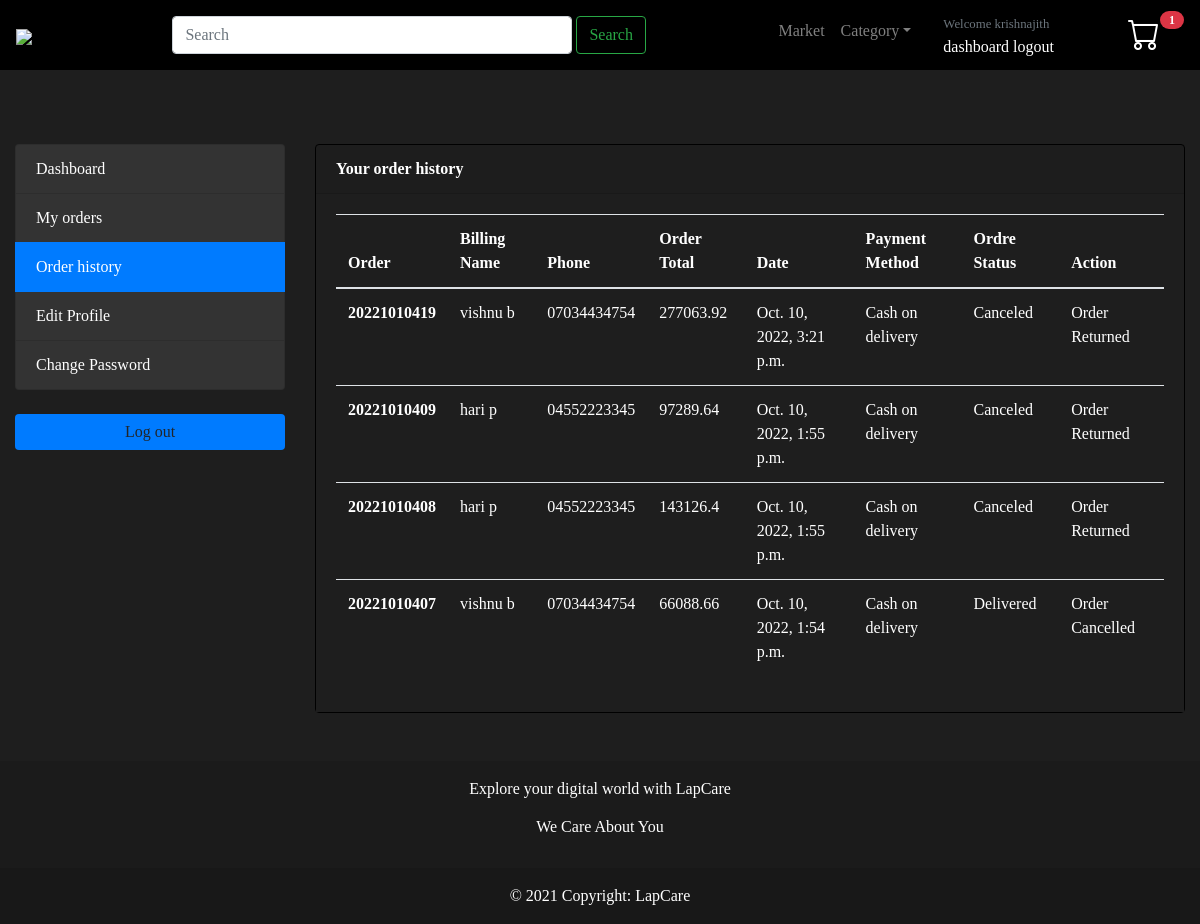
The page /register/order_history/ (signed in) on the database as committed earlier.
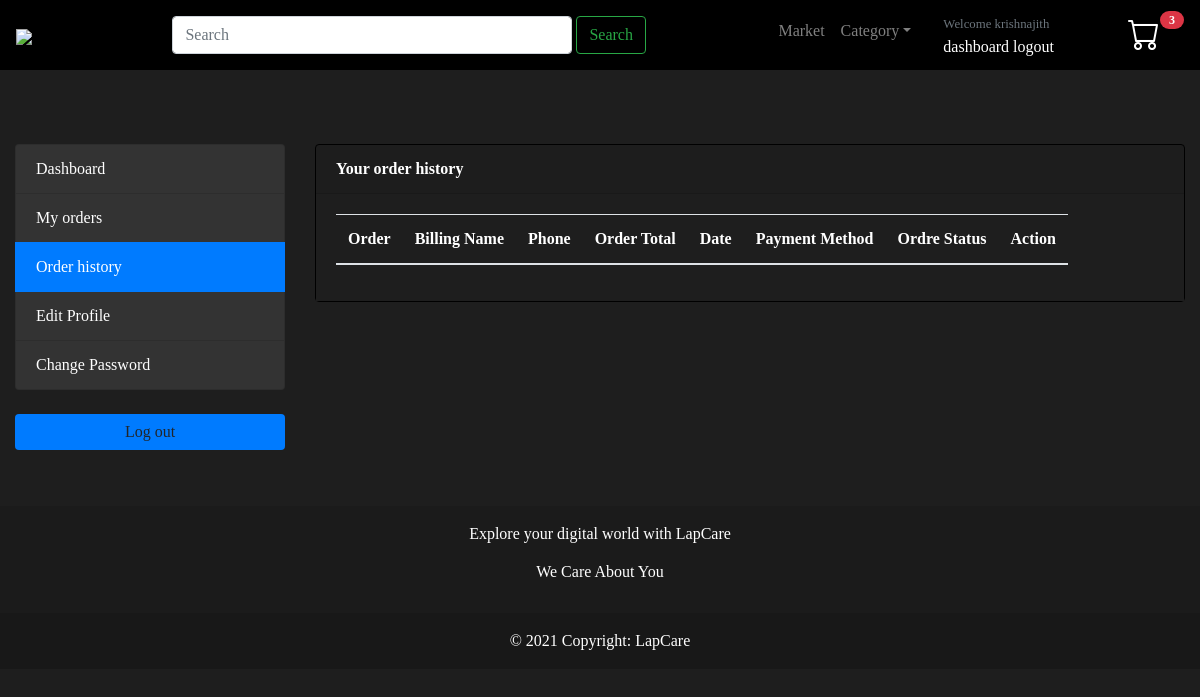
The same page on the database as committed later.
### accounts/models.py (models this page shows, shortened)
class Account(AbstractBaseUser):
    first_name = models.CharField(max_length=50)
    last_name = models.CharField(max_length=50)
    username = models.CharField(max_length=50, unique=True)
    email = models.EmailField(max_length=100, unique=True)
    phone_number = models.CharField(max_length=50)
    date_joined = models.DateTimeField(auto_now_add=True)
    last_login = models.DateTimeField(auto_now_add=True)
    is_admin = models.BooleanField(default=False)
    is_staff = models.BooleanField(default=False)
    is_active = models.BooleanField(default=False)
    is_superadmin = models.BooleanField(default=False)
    is_user = models.BooleanField(default=False)
    USERNAME_FIELD = "email"
    REQUIRED_FIELDS = ["username", "first_name", "last_name"]
    objects = MyAccountManager()

### order/models.py (models this page shows, shortened)
class OrderProduct(models.Model):
    order = models.ForeignKey(Order, on_delete=models.CASCADE)
    payment = models.ForeignKey(
        Payment, on_delete=models.SET_NULL, blank=True, null=True
    )
    user = models.ForeignKey(Account, on_delete=models.CASCADE,null=True)
    product = models.ForeignKey(Products, on_delete=models.CASCADE)
    status = models.CharField(max_length=50, choices=STATUS1, default="New")
    variations = models.ManyToManyField(Variation, blank=True)
    quantity = models.IntegerField()
    product_price = models.FloatField()
    orderproduct_cancel = models.BooleanField(default=False)
    created_at = models.DateTimeField(auto_now_add=True)
    updated_at = models.DateTimeField(auto_now=True)
    return_status=models.BooleanField(default=True,blank=True,null=True)
    def __str__(self):
        return self.product.product_name

class Order(models.Model):
    STATUS = (
        ("New", "New"),
        ("Accepted", "Accepted"),
        ("Completed", "Completed"),
        ("Cancelled", "Cancelled"),
    )
    methods_payment = (
        ("Paypal", "Paypal"),
        ("Rasopay", "Rasopay"),
        ("Cod", "Cash on delivery"),
    )
    user = models.ForeignKey(Account, on_delete=models.SET_NULL, null=True)
    payment = models.ForeignKey(
        Payment, on_delete=models.SET_NULL, blank=True, null=True
    )
    final_discount =models.IntegerField(blank=True,null=True)
    discountnew=models.IntegerField(default=0,null=True,blank=True)
    order_number = models.CharField(max_length=50)
    first_name = models.CharField(max_length=50)
    last_name = models.CharField(max_length=50)
    phone_number = models.CharField(max_length=15)
    email = models.EmailField(max_length=50)
    address_line_1 = models.CharField(max_length=50)
    address_line_2 = models.CharField(max_length=50, blank=True)
    country = models.CharField(max_length=50)
    state = models.CharField(max_length=50)
    city = models.CharField(max_length=50)
    pincode = models.IntegerField()
    order_note = models.CharField(max_length=100, blank=True)
    order_total = models.FloatField()
    tax = models.FloatField()
    order_cancel=models.BooleanField(default=False,blank=True)
    status = models.CharField(max_length=50, choices=STATUS, default="New")
    ip = models.CharField(blank=True, max_length=20)
    is_ordered = models.BooleanField(default=False)
    created_at = models.DateTimeField(auto_now_add=True)
    updated_at = models.DateTimeField(auto_now=True)
    def full_name(self):
        return f"{self.first_name} {self.last_name}"#it is used to get the full name

class Payment(models.Model):
    user = models.ForeignKey(Account, on_delete=models.CASCADE)
    payment_id = models.CharField(max_length=100,blank=True)
    payment_method = models.CharField(max_length=100,blank=True)
    amount_paid = models.CharField(max_length=100,blank=True)
    status = models.CharField(max_length=100,blank=True)
    created_at = models.DateTimeField(auto_now_add=True)

### accounts/views.py (the view)
# urls.py: path('order_history/',views.order_history,name='order-history'),
def order_history(request):
    orders = Order.objects.filter(user_id=request.user, is_ordered=True).order_by(
        "-created_at"
    )  # - is descending
    order_products = OrderProduct.objects.filter(
        Q(user=request.user, orderproduct_cancel=True) | Q(return_status=False)
    ).order_by(
        "-created_at"
    )  # - is descending
    print("orderproduct", order_products)
    context = {
        "order_products": order_products,
        "orders": orders,
    }
    return render(request, "User/order_history.html", context)

### cart/context_processors.py (called while the page is built)
def counter(request):
    cart_count=0
    if 'admin' in request.path:
        return{}
    else:
        try:
            cart=Cart.objects.filter(cart_id=_cart_id(request))
            if request.user.is_authenticated:#if user is authenticated
                cart_items=CartItem.objects.all().filter(user=request.user)
            else:
                cart_items=CartItem.objects.all().filter(cart=cart[:1])
            for cart_item in cart_items:
                   cart_count=cart_count+cart_item.quantity
        except Cart.DoesNotExist:
            cart_count=0
    return dict(cart_count=cart_count)

### cart/views.py (called while the page is built)
def _cart_id(request):
    cart = request.session.session_key
    if not cart:
        cart = request.session.create()
    return cart

### category/context_processors.py (called while the page is built)
def menu_links(request):
    links=category.objects.all()
    return dict(links=links)

### category/models.py (called while the page is built)
    def get_url(self):
          return reverse("market_by_category",args=[self.slug])

### templates/User/order_history.html
{% extends 'User/base.html' %}
{% load static %}
{% block content %}
<section class="section-conten padding-y bg  mt-4 pt-4" >
    <div class="container-fluid  mt-4 pt-4 pb-5" style="background:#1e1e1e;">
        <div class="row">
      {% include "User/includes/dashboard_sidebar.html"%}
	<main class="col-lg-9 col-md-12">
		<article class="card">
		<header class="card-header">
			<strong class="d-inline-block mr-3">Your order history</strong>
		</header>
		<div class="card-body">
			<div class="row">
				<div class="col-md-12">
          <table class="table table-hover table-responsive">
            <thead>
              <tr>
                <th scope="col">Order</th>
                <th scope="col">Billing Name</th>
                <th scope="col">Phone</th>
                <th scope="col">Order Total</th>
                <th scope="col">Date</th>
                <th scope="col">Payment Method</th>
                <th scope="col">Ordre Status</th>
                <th scope="col">Action</th>
              </tr>
            </thead>
            <tbody>
              {% for order in order_products %}
          <tr>
            <th scope="row"><a href="{% url 'order-detail' order.order.order_number %}">{{order.order.order_number}}</a></th>
            <td>{{order.order.full_name}}</td>
            <td>{{order.order.phone_number}}</td>
            <td>{{order.order.order_total}}</td>
            <td>{{order.order.created_at}}</td>
            <td>{{order.order.payment.payment_method}}</td>
            <td>{{order.status}}</td>
          {% if order.return_status == False %}
           <td>Order Returned</td>
           {% else %}
           <td>Order Cancelled</td>
           {% endif %}
          </tr>
      {% endfor %}
        </tbody>
          </table>
				</div>
			</div>
		</div>
		</article>
	</main>
</div>
</div>
    </section>
{% endblock %}

### templates/User/base.html (shortened to what this page needs)
{% load static %}
<!DOCTYPE html>
<html lang="en">
  <head>
    <link
      href="https://unpkg.com/boxicons@2.1.4/css/boxicons.min.css"
      rel="stylesheet"
    />
    <link
      href="{% static 'user/dist1/css/bootstrap.min.css'%}"
      rel="stylesheet"
    />
    <link
      rel="stylesheet"
      href="https://cdn.jsdelivr.net/npm/bootstrap-icons@1.5.0/font/bootstrap-icons.css"
    />
  </head>
  <body>
    {% include "User/includes/header.html"%} {% block content%} {% load static
    %} {% endblock %}
    {% include "User/includes/footer.html" %}
  </body>
</html>

### templates/User/includes/header.html (shortened to what this page needs)
{% load static %}
<header>
  <nav id="nav-header-custom" class=" navbar fixed-top navbar-expand-lg navbar-dark bg-dark">
    <a class="navbar-brand" href="{% url 'home'%}"><img style="width:100%; height:auto; max-width:80px;"src="{% static 'assets/images/logo1.png'%}"></a>
    <div class="collapse navbar-collapse" id="navbarSupportedContent">
        <form class="form-inline mx-auto my-2" action="{% url 'search'%}" method="GET">
            <input id="form-style" class="form-control mr-sm-1 " type="search" placeholder="Search" aria-label="Search" name="keyword">
            <button class="btn btn-outline-success my-2 my-sm-0" type="submit">Search</button>
        </form>
        <ul class="navbar-nav">
          <li class="nav-item">
            <a class="nav-link" href="{% url 'market'%}">Market</a>
          </li>
          <li class="nav-item dropdown ">
            <a class="nav-link dropdown-toggle" href="http://example.com" id="dropdown01" data-toggle="dropdown" aria-haspopup="true" aria-expanded="false">Category</a>
          </li>
          {% if user.is_authenticated  %}
            <li class="nav-item active px-4">
              <div class="widget-header">
                <small class="title text-muted">Welcome {{user.username}}</small>
                <div>
                  <a href="{% url 'dashboard'%}">dashboard</a>
                  <a href="{% url 'logout' %}"> logout</a>
                </div>
              </div>
            </li>
          {% endif %}
        <li class="nav-item dropdown px-4 px-4" >
            <a style=" background: #000;"type="button" class="btn position-relative">
              <a href="{% url 'cart'%}"><span id="boot-icon" class="bi bi-cart" style="font-size:2rem; color: rgb(255, 255, 255);"></span></a>
              <span class="position-absolute top-0 start-100 translate-middle badge rounded-pill badge-danger">
                <span class="visually-hidden">{{cart_count}}</span>
              </span>
            </a>
        </li>
        </ul>
    </div>
</nav>
</header>

### templates/User/includes/dashboard_sidebar.html (shortened to what this page needs)
<aside class="col-md-12 col-lg-3 pb-2" >
    <ul class="list-group" style="background:#1e1e1e;">
        <a class="list-group-item {% if '/dashboard/'  in request.path %}active{% endif %}" href="{% url 'dashboard'%}">Dashboard </a>
        <a class="list-group-item {% if '/my_orders/' in request.path %}active{% endif %}" href="{% url 'my-orders' %}"> My orders </a>
        <a class="list-group-item {% if '/order_history/' in request.path %}active{%endif%}" href="{% url 'order-history'%}"> Order history </a>
        <a class="list-group-item {% if '/edit_profile/' in request.path %}active{%endif%}" href="{% url 'edit-profile'%}"> Edit Profile </a>
        <a class="list-group-item {% if '/change_password/' in request.path %}active{%endif%}" href="{% url 'change-password'%}"> Change Password </a>
    </ul>
    <br>
    <a style=" background-color: #007bff;border:none;"class="btn btn-light btn-block" href="{% url 'logout'%}">  <span class="text">Log out</span> </a>
</aside>

### templates/User/includes/footer.html
{% load static %}
<section class="">
    <footer class="text-center text-white" style="background-color: rgba(0, 0, 0, 0.1);">
      <div class="container p-3 pb-0">
        <section class="">
          <p class="d-flex justify-content-center align-items-center">
            <span class="me-3">Explore your digital world with LapCare</span>
            <h4>We Care About You</h4>
          </p>
        </section>
      </div>
      <div class="text-center p-3" style="background-color: rgba(0, 0, 0, 0.1);">
        © 2021 Copyright:
        <a class="text-white" href="{% url 'home' %}">LapCare</a>
      </div>
    </footer>
  </section>

### templates/User/base.html (style rules this page uses)
a { color: white; }
#nav-header-custom { background: #000 !important; }
body { background: black; }
html, html { height: 100%; }
body { min-height: 100%; }
body { padding-top: 3rem; background-color:#1e1e1e; font-family: Arial, sans-serif; color:#fff; }
p,span,div { font-family: Georgia, serif !important; }
h2,h3,h4 { font-size: 1rem; }
@media (min-width: 996px) { #form-style { width: 25rem; } }
.card { background-color:#1e1e1e; border: solid 0.5px black; }
.card-body { background-color:#1e1e1e; }
.list-group-item { background-color: #333; }
.badge { padding-left: 9px; padding-right: 9px; -webkit-border-radius: 9px; -moz-border-radius: 9px; border-radius: 9px; }
* { box-sizing: border-box; }

Rows that differ between the two databases and show on the page:
removed OrderProduct: order.order_number "20221010419", order.full_name "vishnu b", order.phone_number "07034434754", order.order_total "277063.92", order.created_at "Oct. 10, 2022, 3:21 p.m.", order.payment.payment_method "Cash on delivery", status "Canceled", return_status "Order Returned"
removed OrderProduct: order.order_number "20221010409", order.full_name "hari p", order.phone_number "04552223345", order.order_total "97289.64", order.created_at "Oct. 10, 2022, 1:55 p.m.", order.payment.payment_method "Cash on delivery", status "Canceled", return_status "Order Returned"
removed OrderProduct: order.order_number "20221010408", order.full_name "hari p", order.phone_number "04552223345", order.order_total "143126.4", order.created_at "Oct. 10, 2022, 1:55 p.m.", order.payment.payment_method "Cash on delivery", status "Canceled", return_status "Order Returned"
removed OrderProduct: order.order_number "20221010407", order.full_name "vishnu b", order.phone_number "07034434754", order.order_total "66088.66", order.created_at "Oct. 10, 2022, 1:54 p.m.", order.payment.payment_method "Cash on delivery", status "Delivered", return_status "Order Cancelled"
Other text that changed with them:
{{ cart_count }}: "1" → "3"
